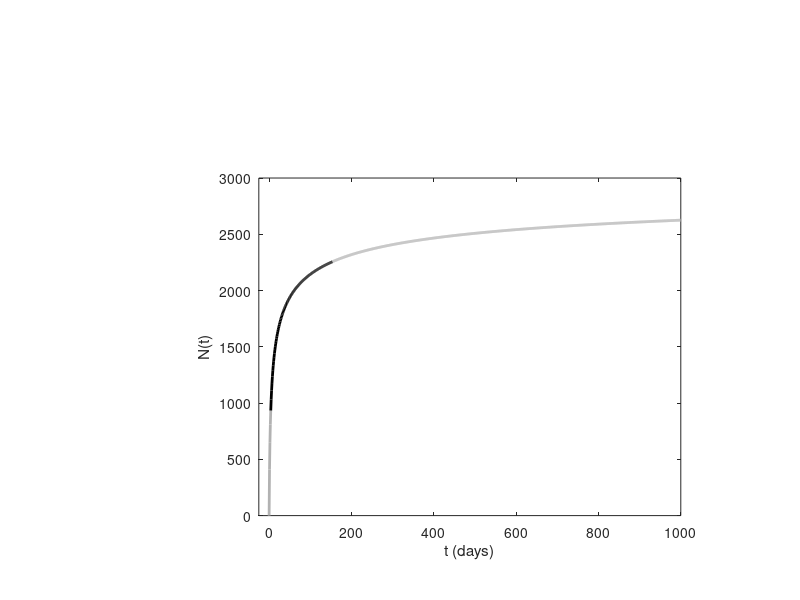

Recreate this plot in MATLAB.
function [] = build_OmoriFigure()

% The purpose of this function is to build the Omori figure...

tstart = 4;
tdays = 150;
tend = tstart+tdays; 
ttotal = 1000;

Nstart =  Cumm_Omori(tstart)
Nend = Cumm_Omori(tend)
Ntotal = Cumm_Omori(ttotal)

prop_recorded = (Nend-Nstart)/Ntotal

t1 = [0:tstart];
N1 = Cumm_Omori(t1);
plot(t1,N1,'linewidth',2,'color',[0.7,0.7,0.7])

t2 = [tstart:tend];
N2 = Cumm_Omori(t2);
hold on
plot(t2,N2,'k','linewidth',2)

tend2 = 1000;
t3 = [tend:tend2];
N3 = Cumm_Omori(t3);
plot(t3,N3,'linewidth',2,'color',[0.7,0.7,0.7])

fsize = 16;
%set(gca,'fontsize',fsize)
xlabel('t (days)')%,'fontsize',fsize)
%ylabel('Cummulative number of aftershocks','fontsize',fsize)

ylabel('N(t)')
set(gca,'xlim',[-25, tend2],'xtick',[0:200:tend2])

set(gca,'units','centimeters','position',[4.6,1.5,7.5,6])
print -depsc OmoriFigure.eps

function [N] = Cumm_Omori(t)
% Assume the following values
K = 906.5;
c = 1.433; 
p = 1.256;

N = K *( c^(1-p) - (t+c).^(1-p))/(p-1);
